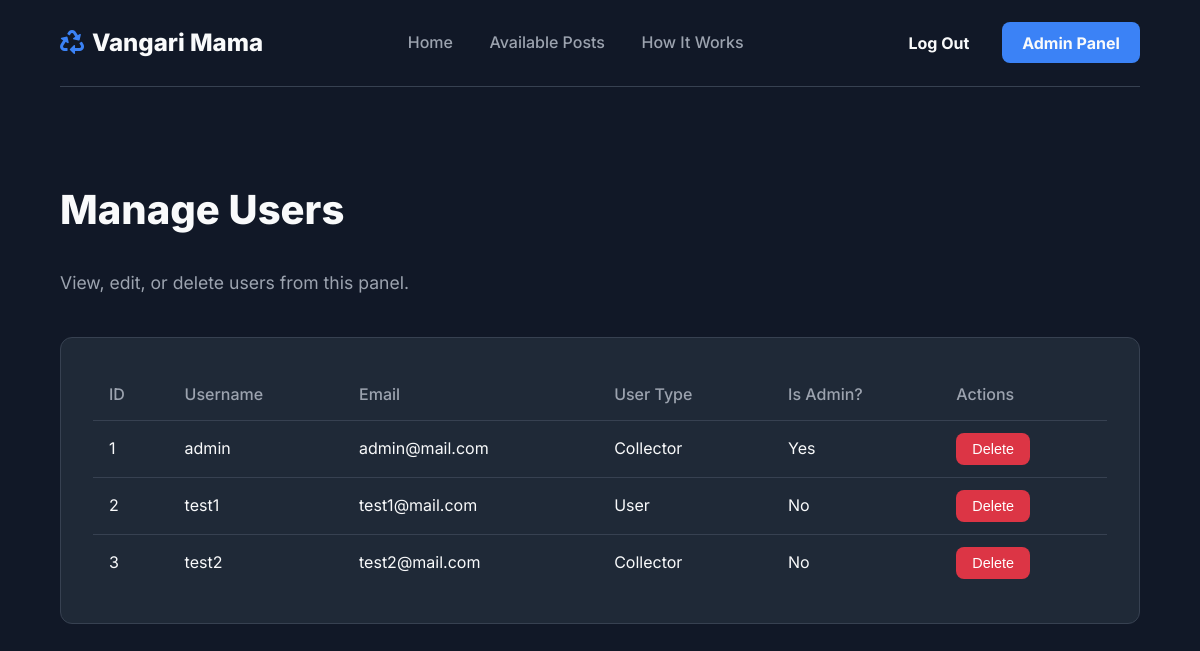
/admin/users (signed in), run on an earlier commit of the app's database.
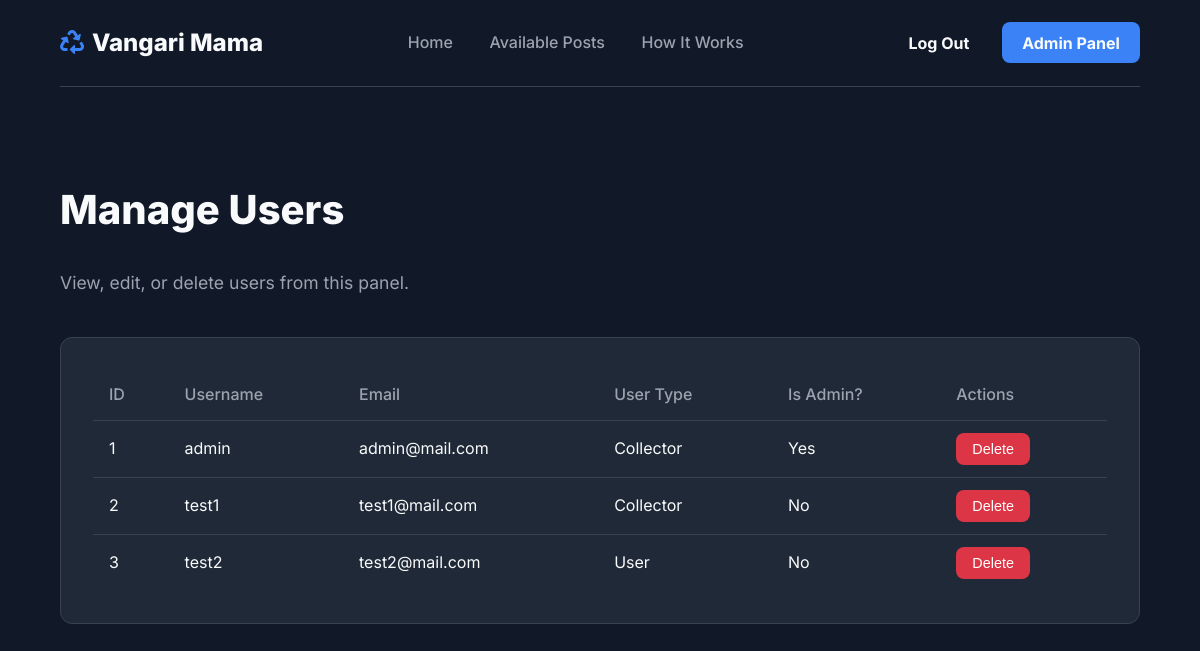
And on a later commit of the database.
### models.py (models this page shows, shortened)
class User(UserMixin, db.Model):
    id = db.Column(db.Integer, primary_key=True)
    username = db.Column(db.String(64), unique=True, nullable=False)
    email = db.Column(db.String(120), unique=True, nullable=False)
    password_hash = db.Column(db.String(256), nullable=False)
    user_type = db.Column(db.String(20), default='user', nullable=False)
    is_admin = db.Column(db.Boolean, default=False)
    total_earnings = db.Column(db.Numeric(10, 2), default=0.00)
    created_at = db.Column(db.DateTime, default=datetime.utcnow)
    posts = db.relationship('TrashPost', foreign_keys='TrashPost.user_id', backref='owner', lazy='dynamic', cascade="all, delete-orphan")
    collections = db.relationship('TrashPost', foreign_keys='TrashPost.collector_id', backref='collector', lazy='dynamic')
    reviews_given = db.relationship('Review', foreign_keys='Review.reviewer_id', backref='reviewer', lazy='dynamic', cascade="all, delete-orphan")
    reviews_received = db.relationship('Review', foreign_keys='Review.reviewee_id', backref='reviewee', lazy='dynamic', cascade="all, delete-orphan")

### routes.py (the view)
@app.route('/admin/users')
@login_required
def manage_users():
    if not current_user.is_admin:
        flash('You do not have permission to access this page.', 'danger')
        return redirect(url_for('home'))
    users = User.query.all()
    return render_template('manage_users.html', title='Manage Users', users=users)

### app.py (called while the page is built)
@login_manager.user_loader
def load_user(user_id):
    from models import User
    return User.query.get(int(user_id))

### templates/manage_users.html
{% extends "base.html" %} {% block title %}Manage Users{% endblock %} {% block
content %}
<div class="container">
  <div class="dashboard-header">
    <h1>Manage Users</h1>
    <p>View, edit, or delete users from this panel.</p>
  </div>
  <div class="admin-card">
    <div class="table-responsive">
      <table>
        <thead>
          <tr>
            <th>ID</th>
            <th>Username</th>
            <th>Email</th>
            <th>User Type</th>
            <th>Is Admin?</th>
            <th>Actions</th>
          </tr>
        </thead>
        <tbody>
          {% for user in users %}
          <tr>
            <td>{{ user.id }}</td>
            <td>{{ user.username }}</td>
            <td>{{ user.email }}</td>
            <td>{{ user.user_type.title() }}</td>
            <td>{{ 'Yes' if user.is_admin else 'No' }}</td>
            <td>
              <form
                action="{{ url_for('delete_user', user_id=user.id) }}"
                method="POST"
                onsubmit="return confirm('Are you sure you want to delete this user?');"
              >
                <button type="submit" class="btn-delete">Delete</button>
              </form>
            </td>
          </tr>
          {% endfor %}
        </tbody>
      </table>
    </div>
  </div>
</div>
{% endblock %}

What changed in the data, as far as the page shows it:
changed User "test1": user_type "User" → "Collector"
changed User "test2": user_type "Collector" → "User"
